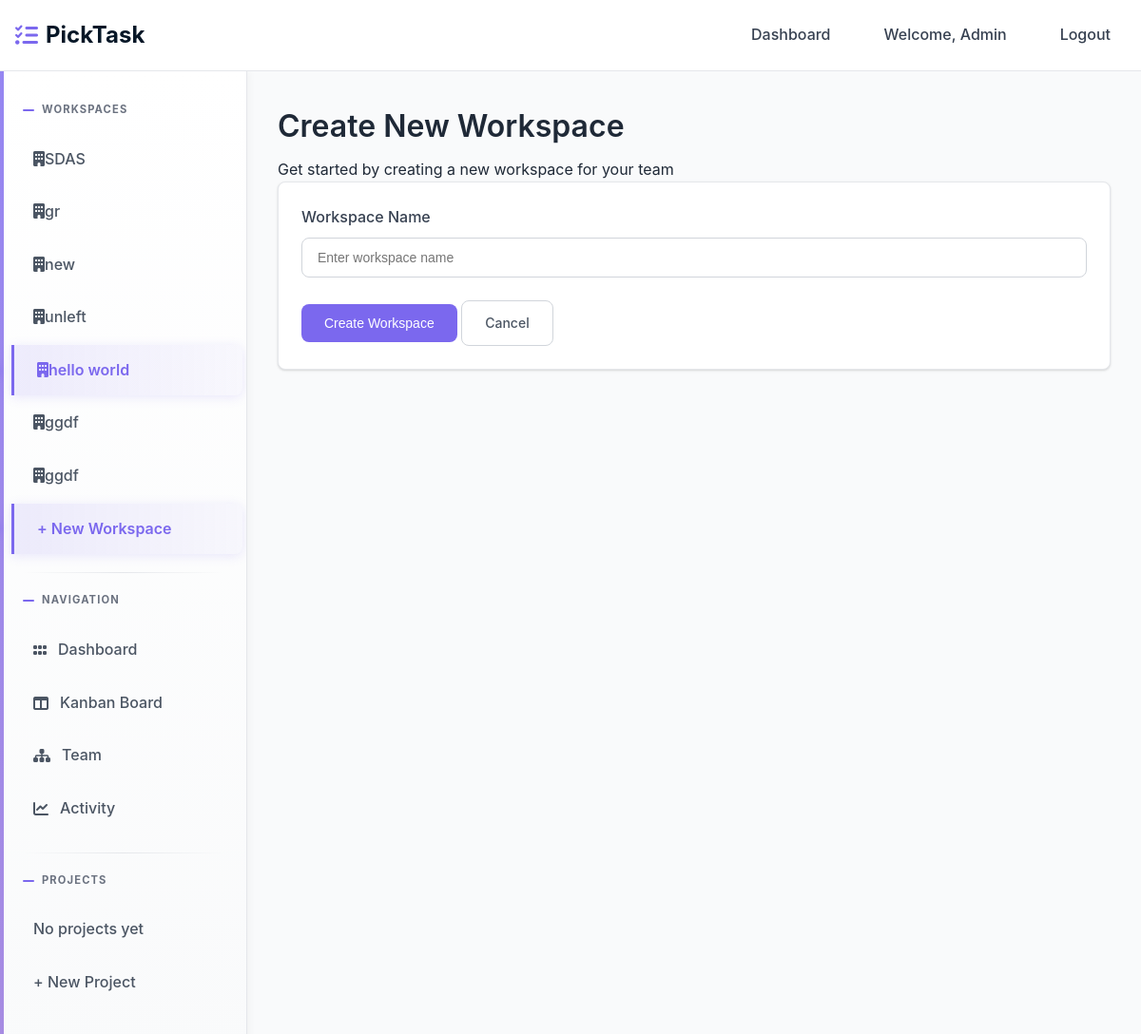
Screenshot of /workspace/create/ (signed in) with the database file from the repository.
### home/models.py (models this page shows)
class User(AbstractUser):
    full_name = models.CharField(max_length=255, blank=True, null=True)
    created_at = models.DateTimeField(auto_now_add=True)

### workspace/models.py (models this page shows, shortened)
class Membership(models.Model):
    ROLE_CHOICES = [
        ('admin', 'Admin'),
        ('member', 'Member'),
    ]
    user = models.ForeignKey(settings.AUTH_USER_MODEL, on_delete=models.CASCADE, related_name='memberships')
    workspace = models.ForeignKey(Workspace, on_delete=models.CASCADE, related_name='memberships')
    role = models.CharField(max_length=20, choices=ROLE_CHOICES, default='member')
    joined_at = models.DateTimeField(auto_now_add=True)
    class Meta:
        unique_together = ['user', 'workspace']
        ordering = ['-joined_at']

class Workspace(models.Model):
    name = models.CharField(max_length=255)
    created_by = models.ForeignKey(settings.AUTH_USER_MODEL, on_delete=models.CASCADE, related_name='workspaces_created')
    created_at = models.DateTimeField(auto_now_add=True)
    class Meta:
        ordering = ['-created_at']

### workspace/views.py (the view, shortened to what this page needs)
# urls.py: path('create/', views.WorkspaceCreateView.as_view(), name='create-workspace'),
class WorkspaceCreateView(CreateView):
    model = Workspace
    form_class = WorkspaceForm
    template_name = 'workspace/create-workspace.html'

### workspace/forms.py
class WorkspaceForm(forms.ModelForm):
    class Meta:
        model = Workspace
        fields = ['name']
        widgets = {
            'name': forms.TextInput(attrs={
                'class': 'form-input',
                'placeholder': 'Enter workspace name',
                'autofocus': True
            }),
        }
        labels = {
            'name': 'Workspace Name'
        }

### templates/workspace/create-workspace.html (shortened to what this page needs)
{% extends 'base.html' %}
{% load static %}
{% block content %}
<div class="max-w-2xl mx-auto">
    <div class="mb-6">
        <h1>Create New Workspace</h1>
        <p class="text-gray-600">Get started by creating a new workspace for your team</p>
    </div>
    <div class="card">
        <div class="card-body">
            <form method="post">
                <div class="form-group">
                    <label class="form-label" for="{{ form.name.id_for_label }}">Workspace Name</label>
                    {{ form.name }}
                </div>
                <div class="mt-8">
                    <button type="submit" class="btn btn-primary">
                        Create Workspace
                    </button>
                   <a href="{% url 'workspace:dashboard' %}" class="btn btn-outline">
                        Cancel
                    </a>
                </div>
            </form>
        </div>
    </div>
</div>
{% endblock %}

### templates/base.html (shortened to what this page needs)
<!DOCTYPE html>
<html lang="en">
  <head>
    <link href="https://cdnjs.cloudflare.com/ajax/libs/font-awesome/6.0.0/css/all.min.css" rel="stylesheet">
  </head>
  <body>
    <nav class="navbar" id="navbar" role="navigation" aria-label="Main navigation">
      <div class="nav-container">
        <a href="{% url 'workspace:dashboard' %}" class="logo" aria-label="PickTask home">
          <i class="fas fa-tasks" aria-hidden="true"></i>
          PickTask
        </a>
        <div class="nav-links" id="nav-links">
          {% if user.is_authenticated %}
          <a href="{% url 'workspace:dashboard' %}" class="nav-link {% if request.resolver_match.url_name == 'dashboard' %}active{% endif %}">Dashboard</a>
          <span class="nav-link">Welcome, {{ user.username }}</span>
          <a href="{% url 'authentication:logout' %}" class="nav-link">Logout</a>
          {% else %}
          <a href="{% url 'authentication:login' %}" class="nav-link">Login</a>
          <a href="{% url 'authentication:register' %}" class="nav-link">Register</a>
          {% endif %}
        </div>
      </div>
    </nav>
    <div class="app-layout">
      {% if user.is_authenticated %}
      <aside class="sidebar">{% include 'partials/sidebar.html' %}</aside>
      {% endif %}
      <main class="main-content">
        {% block content %}{% endblock %}
      </main>
    </div>
  </body>
</html>

### templates/partials/sidebar.html
<div class="sidebar-section">
  <div class="sidebar-title">Workspaces</div>
  {% for membership in user.memberships.all %}
  <a
    href="{% url 'workspace:workspace-detail' membership.workspace.id %}"
    class="sidebar-link {% if current_workspace.id == membership.workspace.id %}active{% endif %}"
  >
    <span
      ><i class="fa-solid fa-building"></i>{{membership.workspace.name}}</span
    >
  </a>
  {% endfor %}
  <a
    href="{% url 'workspace:create-workspace' %}"
    class="sidebar-link {% if request.resolver_match.url_name == 'create-workspace' %}active{% endif %}"
  >
    + New Workspace
  </a>
</div>
{% if current_workspace %}
<div class="sidebar-section">
  <div class="sidebar-title">Navigation</div>
  <a
    href="{% url 'workspace:workspace-detail' current_workspace.id %}"
    class="sidebar-link {% if request.resolver_match.url_name == 'workspace-detail' %}active{% endif %}"
    ><i class="fa-solid fa-grip"></i>Dashboard
  </a>
  <a
    href="{% url 'kanban:kanban' current_workspace.id %}"
    class="sidebar-link {% if request.resolver_match.url_name == 'kanban' %}active{% endif %}"
    ><i class="fa-solid fa-table-columns"></i>Kanban Board
  </a>
  <a
    href="{% url 'team:team' current_workspace.id %}"
    class="sidebar-link {% if request.resolver_match.url_name == 'team' %}active{% endif %}"
    ><i class="fa-solid fa-sitemap"></i>Team
  </a>
  <a
    href="{% url 'activity:activity' current_workspace.id %}"
    class="sidebar-link {% if request.resolver_match.url_name == 'activity' %}active{% endif %}"
    ><i class="fa-solid fa-chart-line"></i>Activity
  </a>
</div>
<div class="sidebar-section">
  <div class="sidebar-title">Projects</div>
  {% for project in current_workspace.projects.all %}
  <a
    href="{% url 'kanban:kanban' current_workspace.id %}?project={{ project.id }}"
    class="sidebar-link"
    ><i class="fa-solid fa-list-check"></i>{{ project.name }}
  </a>
  {% empty %}
  <span class="sidebar-link text-muted">No projects yet</span>
  {% endfor %}
  <a
    href="{% url 'workspace:create-project' current_workspace.id %}"
    class="sidebar-link"
  >
    + New Project
  </a>
</div>
{% endif %}

### rows the page displays
User: username "Admin"
Membership: workspace.name "SDAS"
Membership: workspace.name "gr"
Membership: workspace.name "new"
Membership: workspace.name "unleft"
Membership: workspace.name "hello world"
Membership: workspace.name "ggdf"
Membership: workspace.name "ggdf"
